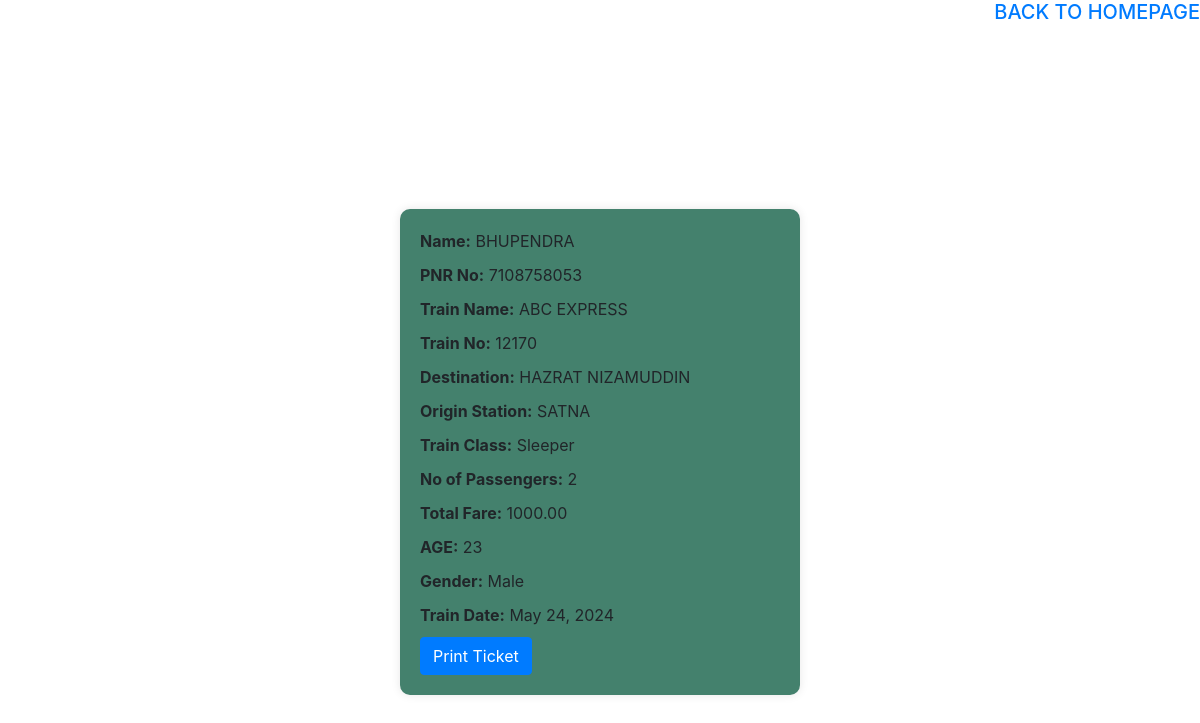
Screenshot of /auth/ticketgenerate/ (signed in) with the database file from the repository.
### loginapp/models.py (models this page shows, shortened)
class Ticketghar(models.Model):
    user = models.ForeignKey(User, on_delete=models.CASCADE)
    pnr_no = models.CharField(max_length=10, primary_key=True)
    train_name = models.CharField(max_length=100)
    train_no = models.CharField(max_length=20)
    destination = models.CharField(max_length=100)
    origin_station = models.CharField(max_length=100)
    train_class = models.CharField(max_length=50)
    copassengers = models.CharField(max_length=255)
    total_fare = models.DecimalField(max_digits=10, decimal_places=2)
    head = models.CharField(max_length=100)
    passage = models.CharField(max_length=100)
    gender = models.CharField(max_length=10)
    train_date = models.DateField()

### loginapp/middlewares.py (the view)
    def wrapped_view(request,*args,**kwargs):
        if request.user.is_authenticated == False:
            return redirect('login')
        return view_function(request,*args, **kwargs)

### loginapp/views.py (called while the page is built)
@auth
def print_user_tickets(request):
    logged_in_user = request.user
    user_tickets = Ticketghar.objects.filter(user=logged_in_user)
    html_content = render_to_string('ticketgenerate.html', {'user_tickets': user_tickets})
    subject = 'Your Tickets'
    text_content = strip_tags(html_content)  # Convert HTML to plain text
    email = EmailMultiAlternatives(subject, text_content, to=[logged_in_user.email])
    email.attach_alternative(html_content, "text/html")
    email.send()
    return render(request, 'ticketgenerate.html', {'user_tickets': user_tickets})

### loginapp/templates/ticketgenerate.html (shortened to what this page needs)
<!DOCTYPE html>
<html lang="en">
<head>
    <link href="https://stackpath.bootstrapcdn.com/bootstrap/4.5.2/css/bootstrap.min.css" rel="stylesheet">
</head>
<body >
    <div class=" d-flex justify-content-end text-danger">
       <h5><a href="{% url 'home' %}" class="linkremover align-items-center">BACK TO HOMEPAGE</a></h5>
    </div>
    <div class="container" >
        {% for ticket in user_tickets %}
            {% if forloop.last %}
                <div class="ticket-container" >
                    <div class="ticket" style="background-color: rgb(68, 129, 109);">
                        <ul class="ticket-details">
                            <li><strong>Name:</strong> {{ ticket.head }}</li>
                            <li><strong>PNR No:</strong> {{ ticket.pnr_no }}</li>
                            <li><strong>Train Name:</strong> {{ ticket.train_name }}</li>
                            <li><strong>Train No:</strong> {{ ticket.train_no }}</li>
                            <li><strong>Destination:</strong> {{ ticket.destination }}</li>
                            <li><strong>Origin Station:</strong> {{ ticket.origin_station }}</li>
                            <li><strong>Train Class:</strong> {{ ticket.train_class }}</li>
                            <li><strong>No of Passengers:</strong> {{ ticket.copassengers }}</li>
                            <li><strong>Total Fare:</strong> {{ ticket.total_fare }}</li>
                            <li><strong>AGE:</strong> {{ ticket.passage }}</li>
                            <li><strong>Gender:</strong> {{ ticket.gender }}</li>
                            <li><strong>Train Date:</strong> {{ ticket.train_date }}</li>
                        </ul>
                        <button class="btn btn-primary d-print-none" onclick="window.print()">Print Ticket</button>
                    </div>
                </div>
            {% endif %}
        {% endfor %}
    </div>
</body>
</html>

### loginapp/templates/ticketgenerate.html (style rules this page uses)
.ticket-container { margin-top: 20px; display: flex; justify-content: center; align-items: center; height: 100vh; }
.ticket { width: 400px; background-color: #f9f9f9; padding: 20px; border-radius: 10px; box-shadow: 0 0 10px rgba(0, 0, 0, 0.1); }
.ticket-details { list-style: none; padding: 0; margin: 0; }
.ticket-details li { margin-bottom: 10px; }

### rows the page displays
Ticketghar: head "BHUPENDRA", pnr_no "7108758053", train_name "ABC EXPRESS", train_no "12170", destination "HAZRAT NIZAMUDDIN", origin_station "SATNA", train_class "Sleeper", copassengers "2", total_fare "1000.00", passage "23", gender "Male", train_date "May 24, 2024"
